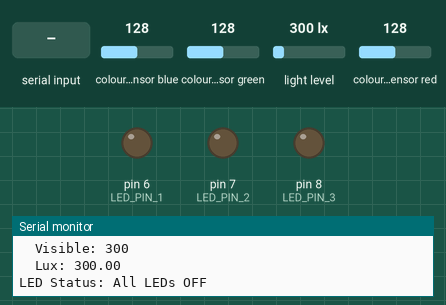
Recording of a sketch running on a simulated Arduino Uno, built with avr-gcc and run on an emulated ATmega328P. Parts: output pins drawn as LEDs (lit = HIGH), the last lines printed to the serial monitor. The test bench sets the inputs (shaded band); at power-on: colour sensor blue 128, colour sensor green 128, light level 300 lx, colour sensor red 128.

Above: at 1.5 s.
1.6 s: "1" received over Serial
At 5.5 s:
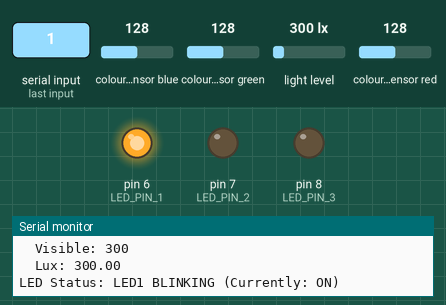
5.7 s: "0" received over Serial
At 6.9 s:
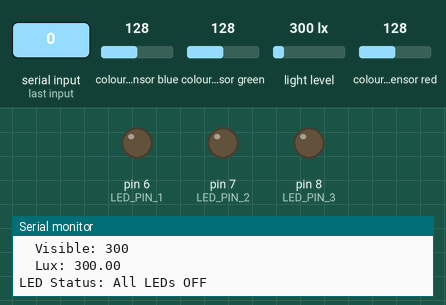
Timing chart, 0 to 8.7 s (numbered marks = the images above; inputs shaded):
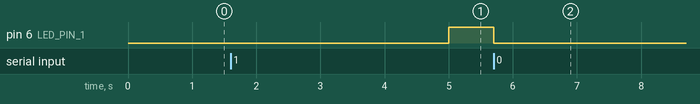

The sketch:

Photomalus_Code.ino
```cpp
#include <Wire.h>
#include <Adafruit_APDS9960.h>
#include <Adafruit_TSL2591.h>

Adafruit_APDS9960 apds;
Adafruit_TSL2591 tsl = Adafruit_TSL2591(2591);

// LED/Diode pins
const int LED_PIN_1 = 6;
const int LED_PIN_2 = 7;
const int LED_PIN_3 = 8;

// Timing variables
unsigned long previousMillis = 0;
unsigned long previousMeasurementMillis = 0;
const long blinkInterval = 5000;
const long measurementInterval = 1000;
bool ledState = false;

// LED control variables
int activeLED = 0; // 0 = all off, 1 = LED1, 2 = LED2, 3 = LED3

// Measurement variables
uint16_t clear, red, green, blue;
uint32_t lum;
float lux;

void setup() {
  Serial.begin(9600);

  // Initialize LED pins
  pinMode(LED_PIN_1, OUTPUT);
  pinMode(LED_PIN_2, OUTPUT);
  pinMode(LED_PIN_3, OUTPUT);
  digitalWrite(LED_PIN_1, LOW);
  digitalWrite(LED_PIN_2, LOW);
  digitalWrite(LED_PIN_3, LOW);

  Serial.println("Initializing sensors...");

  if (!apds.begin()) {
    Serial.println("Failed to initialize APDS9960! Check wiring.");
    while (1) delay(10);
  }

  apds.enableColor(true);
  Serial.println("APDS9960 initialized successfully!");

  if (!tsl.begin()) {
    Serial.println("Failed to initialize TSL2591! Check wiring.");
    while (1) delay(10);
  }

  // Configure TSL2591
  tsl.setGain(TSL2591_GAIN_MED);          // 25x gain
  tsl.setTiming(TSL2591_INTEGRATIONTIME_300MS);

  Serial.println("TSL2591 initialized successfully!");
  displayTSL2591Details();

  Serial.println("Setup complete. Starting measurements...");
  Serial.println("Commands: '1' = LED1 blink, '2' = LED2 blink, '3' = LED3 blink, '0' = all LEDs off");
  Serial.println("Selected LED will blink on/off every 1 second");
  Serial.println();
}

void loop() {
  unsigned long currentMillis = millis();

  handleSerialCommands();

  handleLEDBlinking(currentMillis);

  if (currentMillis - previousMeasurementMillis >= measurementInterval) {
    previousMeasurementMillis = currentMillis;

    measureAPDS9960();
    measureTSL2591();

    printMeasurements();
  }
}

void handleSerialCommands() {
  if (Serial.available()) {
    char command = Serial.read();
    switch (command) {
      case '1':
        activeLED = 1;
        Serial.println("LED 1 BLINKING - others OFF");
        break;
      case '2':
        activeLED = 2;
        Serial.println("LED 2 BLINKING - others OFF");
        break;
      case '3':
        activeLED = 3;
        Serial.println("LED 3 BLINKING - others OFF");
        break;
      case '0':
        activeLED = 0;
        digitalWrite(LED_PIN_1, LOW);
        digitalWrite(LED_PIN_2, LOW);
        digitalWrite(LED_PIN_3, LOW);
        Serial.println("All LEDs OFF");
        break;
    }
  }
}

void handleLEDBlinking(unsigned long currentMillis) {
  if (activeLED == 0) {
    return;
  }

  if (currentMillis - previousMillis >= blinkInterval) {
    previousMillis = currentMillis;

    ledState = !ledState;

    digitalWrite(LED_PIN_1, LOW);
    digitalWrite(LED_PIN_2, LOW);
    digitalWrite(LED_PIN_3, LOW);

    if (ledState) {
      switch (activeLED) {
        case 1:
          digitalWrite(LED_PIN_1, HIGH);
          break;
        case 2:
          digitalWrite(LED_PIN_2, HIGH);
          break;
        case 3:
          digitalWrite(LED_PIN_3, HIGH);
          break;
      }
    }
  }
}

void measureAPDS9960() {
  while (!apds.colorDataReady()) {
    delay(5);
  }

  apds.getColorData(&red, &green, &blue, &clear);
}

void measureTSL2591() {
  lum = tsl.getFullLuminosity();
  uint16_t ir = lum >> 16;
  uint16_t full = lum & 0xFFFF;

  // Calculate lux
  lux = tsl.calculateLux(full, ir);
}

void printMeasurements() {
  Serial.println("=== Sensor Readings ===");

  // APDS9960 data
  Serial.println("APDS9960 (Color):");
  Serial.print("  Clear: "); Serial.println(clear);
  Serial.print("  Red: "); Serial.println(red);
  Serial.print("  Green: "); Serial.println(green);
  Serial.print("  Blue: "); Serial.println(blue);

  // TSL2591 data
  Serial.println("TSL2591 (Light):");
  uint16_t ir = lum >> 16;
  uint16_t full = lum & 0xFFFF;
  Serial.print("  IR: "); Serial.println(ir);
  Serial.print("  Full: "); Serial.println(full);
  Serial.print("  Visible: "); Serial.println(full - ir);
  Serial.print("  Lux: "); Serial.println(lux);

  // LED status
  Serial.print("LED Status: ");
  if (activeLED == 0) {
    Serial.println("All LEDs OFF");
  } else {
    Serial.print("LED"); Serial.print(activeLED); Serial.print(" BLINKING ");
    Serial.print("(Currently: ");
    if (ledState) Serial.print("ON");
    else Serial.print("OFF");
    Serial.println(")");
  }
  Serial.println();
}

void displayTSL2591Details() {
  sensor_t sensor;
  tsl.getSensor(&sensor);
  Serial.println("TSL2591 Sensor Details:");
  Serial.print("Sensor: "); Serial.println(sensor.name);
  Serial.print("Max Value: "); Serial.print(sensor.max_value); Serial.println(" lux");
  Serial.print("Min Value: "); Serial.print(sensor.min_value); Serial.println(" lux");
  Serial.print("Resolution: "); Serial.print(sensor.resolution); Serial.println(" lux");
  Serial.println();
}
```

Measured:
- after the input at 1.6 s, pin 6 (LED_PIN_1): LOW → HIGH after 3.4 s
- after the input at 5.7 s, pin 6 (LED_PIN_1): HIGH → LOW after 0.00 s instead of 4.3 s
